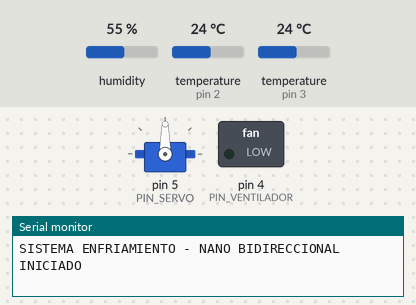
This sketch was run on a simulated Arduino Nano, built with avr-gcc and run on an emulated ATmega328P. Shown: servo, switched loads named in the sketch (green lamp = pin HIGH), the last lines printed to the serial monitor. The inputs (shaded band) are chosen by the test bench; at power-on: temperature (sensors on pin 3, pin 2) 24 °C, humidity 55 %.

Above: at 1.2 s.
1.3 s: temperature (sensor on pin 3) set to 28 °C
6.3 s: temperature (sensor on pin 3) set to 31 °C
At 6.99 s:
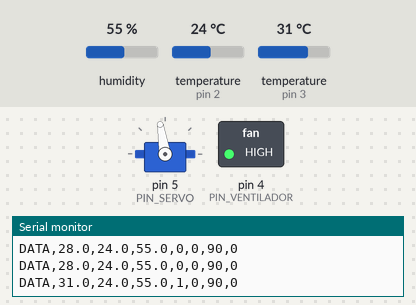
At 7.6 s:
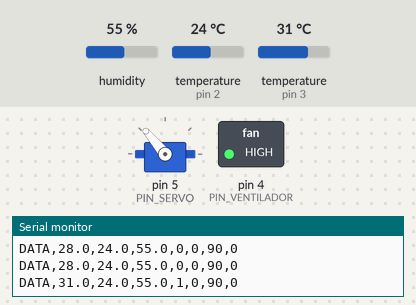
Timing chart, 0 to 19.3 s (numbered marks = the images above; inputs shaded):
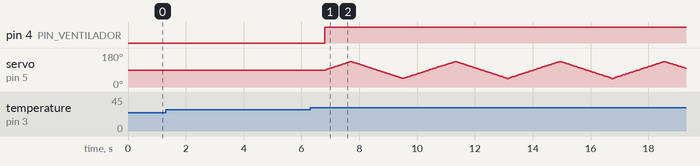

The sketch:

arduino_nano_bidireccional.ino
```cpp
#include <OneWire.h>
#include <DallasTemperature.h>
#include <DHT.h>
#include <Servo.h>

// ============================================================================
// PROYECTO: Sistema de Enfriamiento Autónomo Inteligente para Equipos Electrónicos (IoT)
// FIRMWARE PROPUESTO: Arduino Nano - Control Bidireccional Seguro (Fase 3)
// UNIVERSIDAD: Universidad Nacional de Trujillo
// ============================================================================
// NOTA IMPORTANTE DE CABLEADO PARA ESTA FASE:
// Requiere conectar la línea de transmisión del ESP32 (GPIO17 TX) hacia el
// pin digital RX del Arduino Nano (Pin D0).
// Como el ESP32 emite 3.3V y el Nano lee lógica TTL (V_IH >= 3.0V), funciona
// directamente, o preferiblemente con un desplazador de nivel lógico (Level Shifter).
// ============================================================================

#define PIN_DHT 2         // Sensor DHT11
#define PIN_DS18B20 3     // Sensor DS18B20 (Pull-up 10k a 5V)
#define PIN_VENTILADOR 4  // MOSFET Gate
#define PIN_SERVO 5       // Señal PWM Servo SG90

// Umbrales de seguridad autónoma
const float TEMP_ENCENDIDO = 30.0;
const float TEMP_APAGADO = 29.0;

// Límites físicos de barrido angular
const int ANGULO_MIN = 45;
const int ANGULO_MAX = 135;
const int ANGULO_REPOSO = 90;
const unsigned long PASO_SERVO_MS = 20;

const unsigned long PERIODO_MS = 2000;
const unsigned long ESPERA_CONVERSION_MS = 800;

const float INVALIDO = -999.0;

OneWire oneWire(PIN_DS18B20);
DallasTemperature sensor(&oneWire);
DHT dht(PIN_DHT, DHT11);
Servo servo;

bool ventiladorEncendido = false;
bool esperandoConversion = false;
unsigned long tCiclo = 0;
unsigned long tSolicitud = 0;
unsigned long tServo = 0;

int angulo = ANGULO_REPOSO;
int paso = 1;

float ultimaTempDHT = INVALIDO;
float ultimaHumedad = INVALIDO;
float ultimaTempDS = INVALIDO;
bool ultimoErrorSensor = false;

// Estado de modo de operación del Arduino
enum ModoOperacion { MODO_AUTONOMO, MODO_MANUAL };
ModoOperacion modoActual = MODO_AUTONOMO;
int anguloManualObjetivo = ANGULO_REPOSO;
bool ventiladorManualObjetivo = false;
bool bloqueoSeguridadTermica = false;

String bufferComando = "";

void procesarComandoSerial(const String& cmd);
void actualizarActuadoresSeguros();
void procesarLectura();
void actualizarServo(unsigned long ahora);

void setup() {
  Serial.begin(9600);

  sensor.begin();
  sensor.setWaitForConversion(false);
  dht.begin();

  pinMode(PIN_VENTILADOR, OUTPUT);
  digitalWrite(PIN_VENTILADOR, LOW);

  servo.attach(PIN_SERVO);
  servo.write(ANGULO_REPOSO);

  Serial.println(F("SISTEMA ENFRIAMIENTO - NANO BIDIRECCIONAL INICIADO"));
}

void loop() {
  unsigned long ahora = millis();

  // 1) Escuchar comandos entrantes desde el ESP32 (Pin D0 RX)
  while (Serial.available()) {
    char c = Serial.read();
    if (c == '\n') {
      procesarComandoSerial(bufferComando);
      bufferComando = "";
    } else if (c != '\r' && bufferComando.length() < 80) {
      bufferComando += c;
    }
  }

  // 2) Ciclo de adquisición térmica cada 2 segundos
  if (!esperandoConversion && ahora - tCiclo >= PERIODO_MS) {
    sensor.requestTemperatures();
    tSolicitud = ahora;
    tCiclo = ahora;
    esperandoConversion = true;
  }

  if (esperandoConversion && ahora - tSolicitud >= ESPERA_CONVERSION_MS) {
    esperandoConversion = false;
    procesarLectura();
  }

  // 3) Actualización física del servomotor
  actualizarServo(ahora);
}

void procesarLectura() {
  float temp = sensor.getTempCByIndex(0);
  bool error = (temp == DEVICE_DISCONNECTED_C || temp < -55.0 || temp > 125.0);

  ultimaTempDS = temp;
  ultimoErrorSensor = error;

  // Lógica de decisión autónoma
  if (error || temp >= TEMP_ENCENDIDO) {
    bloqueoSeguridadTermica = true;
  } else if (temp <= TEMP_APAGADO) {
    bloqueoSeguridadTermica = false;
  }

  // Aplicar estado según modo actual con prioridad de seguridad
  actualizarActuadoresSeguros();

  // Lectura DHT11
  float h = dht.readHumidity();
  float tc = dht.readTemperature();
  if (!isnan(h)) ultimaHumedad = h;
  if (!isnan(tc)) ultimaTempDHT = tc;

  // Enviar trama extendida al ESP32:
  // DATA,tempDS,tempDHT,humedad,ventilador,error,angulo,modo(0=auto,1=manual)
  Serial.print(F("DATA,"));
  Serial.print(error ? INVALIDO : temp, 1);
  Serial.print(',');
  Serial.print(ultimaTempDHT, 1);
  Serial.print(',');
  Serial.print(ultimaHumedad, 1);
  Serial.print(',');
  Serial.print(ventiladorEncendido ? 1 : 0);
  Serial.print(',');
  Serial.print(error ? 1 : 0);
  Serial.print(',');
  Serial.print(angulo);
  Serial.print(',');
  Serial.println(modoActual == MODO_MANUAL ? 1 : 0);
}

void actualizarActuadoresSeguros() {
  if (bloqueoSeguridadTermica) {
    // Si la temperatura es crítica (>= 30°C) o el sensor falla,
    // EL VENTILADOR SE ENCIENDE OBLIGATORIAMENTE, anulando cualquier orden manual de apagado.
    ventiladorEncendido = true;
  } else if (modoActual == MODO_MANUAL) {
    ventiladorEncendido = ventiladorManualObjetivo;
  } else {
    // Modo autónomo por debajo de 29°C
    if (ultimaTempDS <= TEMP_APAGADO && !ultimoErrorSensor) {
      ventiladorEncendido = false;
    }
  }

  digitalWrite(PIN_VENTILADOR, ventiladorEncendido ? HIGH : LOW);
}

// Protocolo de órdenes recibido del ESP32:
// Formato: CMD,FAN=<0|1>,SERVO=<45-135>,MODE=<AUTO|MANUAL>
void procesarComandoSerial(const String& cmd) {
  if (!cmd.startsWith("CMD,")) return;

  int fanVal = -1;
  int servoVal = -1;
  String modoStr = "";

  int idx = 4;
  while (idx < cmd.length()) {
    int nextComma = cmd.indexOf(',', idx);
    String token = (nextComma < 0) ? cmd.substring(idx) : cmd.substring(idx, nextComma);

    if (token.startsWith("FAN=")) {
      fanVal = token.substring(4).toInt();
    } else if (token.startsWith("SERVO=")) {
      servoVal = token.substring(6).toInt();
    } else if (token.startsWith("MODE=")) {
      modoStr = token.substring(5);
    }

    if (nextComma < 0) break;
    idx = nextComma + 1;
  }

  if (modoStr == "MANUAL") {
    modoActual = MODO_MANUAL;
  } else if (modoStr == "AUTO") {
    modoActual = MODO_AUTONOMO;
  }

  if (modoActual == MODO_MANUAL) {
    if (fanVal == 0 || fanVal == 1) {
      ventiladorManualObjetivo = (fanVal == 1);
    }
    if (servoVal >= ANGULO_MIN && servoVal <= ANGULO_MAX) {
      anguloManualObjetivo = servoVal;
      angulo = anguloManualObjetivo;
      servo.write(angulo);
    }
  }

  // Aplicar actuadores con chequeo de seguridad
  actualizarActuadoresSeguros();

  // Responder inmediatamente ACK al ESP32:
  // ACK,FAN=<0|1>,SERVO=<angulo>,MODE=<AUTO|MANUAL>,OVERRIDE=<0|1>
  Serial.print(F("ACK,FAN="));
  Serial.print(ventiladorEncendido ? 1 : 0);
  Serial.print(F(",SERVO="));
  Serial.print(angulo);
  Serial.print(F(",MODE="));
  Serial.print(modoActual == MODO_MANUAL ? F("MANUAL") : F("AUTO"));
  Serial.print(F(",OVERRIDE="));
  Serial.println((bloqueoSeguridadTermica && fanVal == 0) ? 1 : 0);
}

void actualizarServo(unsigned long ahora) {
  if (modoActual == MODO_MANUAL) {
    // En modo manual, el servomotor permanece en la posición fijada por el usuario
    return;
  }

  // En modo autónomo, si el ventilador está encendido, realiza barrido continuo
  if (ventiladorEncendido) {
    if (ahora - tServo >= PASO_SERVO_MS) {
      tServo = ahora;
      angulo += paso;
      if (angulo >= ANGULO_MAX) { angulo = ANGULO_MAX; paso = -1; }
      else if (angulo <= ANGULO_MIN) { angulo = ANGULO_MIN; paso = 1; }
      servo.write(angulo);
    }
  } else if (angulo != ANGULO_REPOSO) {
    angulo = ANGULO_REPOSO;
    paso = 1;
    servo.write(ANGULO_REPOSO);
  }
}
```

Measured:
- the behaviour switches between 29 and 30 °C on temperature (sensor on pin 3) (found by bisection; images 0 and 1)
